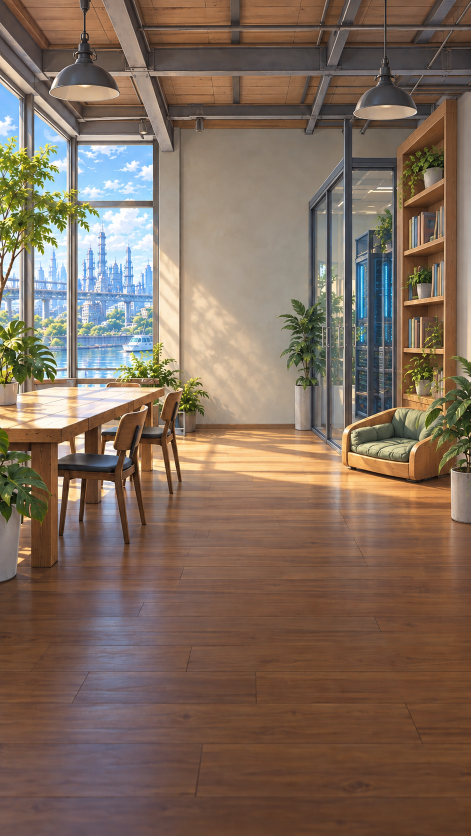
#> input picture assets/ui/generated/bg-v1/sources/salon_day_generated.png, 941 x 1672 px (shown at 1/2 size); its folder holds 3 pictures in this run
$ python build_previews.py
#> lines starting #> are read from the running program, lines starting #| are printed output that depends on the picture
"""Normalize generated canvases and build only the requested review composites.

Run from the repository root. All output remains beside this script.
The artwork and time-of-day edits are produced by image_gen, not this script.
"""
from pathlib import Path
import json
from PIL import Image, ImageDraw, ImageFilter, ImageFont, ImageOps

ROOT = Path(__file__).resolve().parent
REPO = ROOT.parents[3]
SIZE = (1080, 1920)
TIMES = ("day", "dusk", "night")
LABELS = {"day": "DAY / 昼", "dusk": "DUSK / 夕方", "night": "NIGHT / 夜"}
PREVIEW = ROOT / "previews"
PREVIEW.mkdir(exist_ok=True)
FONT = "C:/Windows/Fonts/YuGothM.ttc"


def font(size):
    return ImageFont.truetype(FONT, size)


def cover(im, size):
    return ImageOps.fit(im, size, Image.Resampling.LANCZOS, centering=(0.5, 0.5))


# [56 lines left out: functions strip, character_composite, app_ui, not called in this run]


def normalize(name):
#> called with name = 'day'
    src = ROOT / "sources" / ("salon_" + name + "_generated.png")
    out = ROOT / ("salon_" + name + ".png")
    if src.exists():
        raw = Image.open(src).convert("RGB")
#> raw is the input picture: PIL image 941x1672 RGB; mean R, G, B 127.9, 107.9, 92.7
        cover(raw, SIZE).save(out)
#> in cover, `return ImageOps.fit(im, size, Image.Resampling.LANCZOS, centering=(0.5..`:
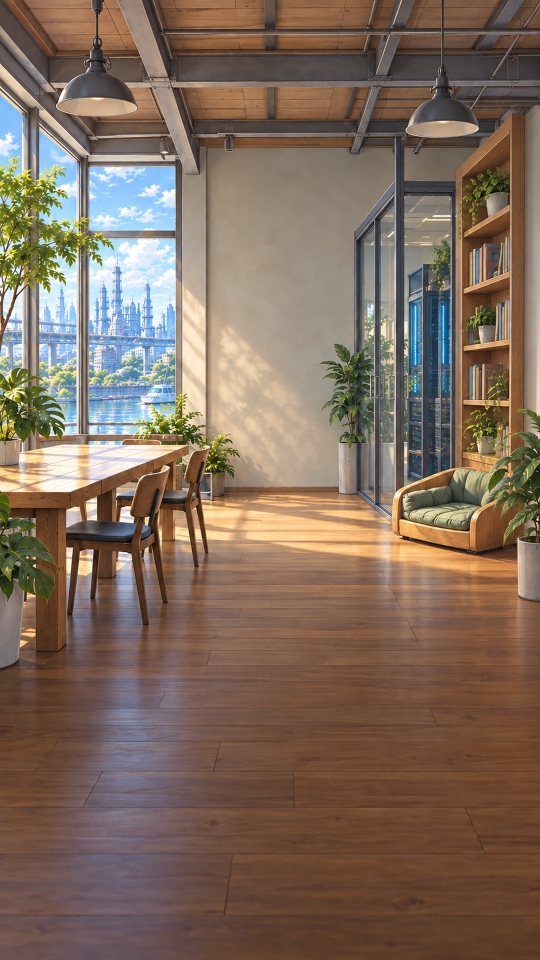
#> returned value: PIL image 1080x1920 RGB (shown at 1/2 size); mean R, G, B 127.9, 107.9, 92.7
        scale = max(SIZE[0] / raw.width, SIZE[1] / raw.height)
#> scale = 1.15
        return {"source_size": list(raw.size), "delivery_size": list(SIZE), "normalization": "center cover, Lanczos", "source_crop_width": round(SIZE[0]/scale, 3), "source_crop_height": round(SIZE[1]/scale, 3)}
    return None


def main():
    metadata = {}
    for name in TIMES:
        info = normalize(name)
        if info:
            metadata[name] = info
    day_path = ROOT / "salon_day.png"
    if not day_path.exists():
        raise SystemExit("salon_day.png or sources/salon_day_generated.png is required")
#> (the run stopped early here; a loop or call above may not have finished)
